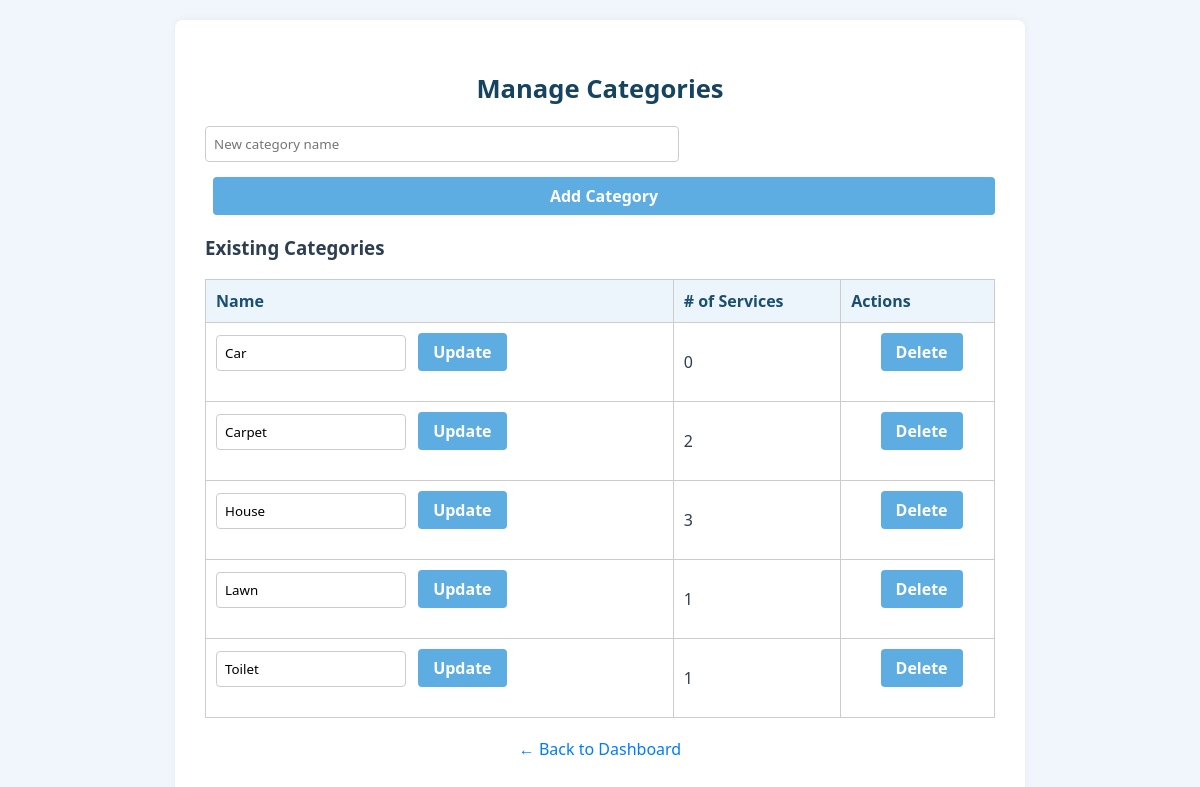
The page /boundary/manage_categories.php (signed in) on the database as committed earlier.
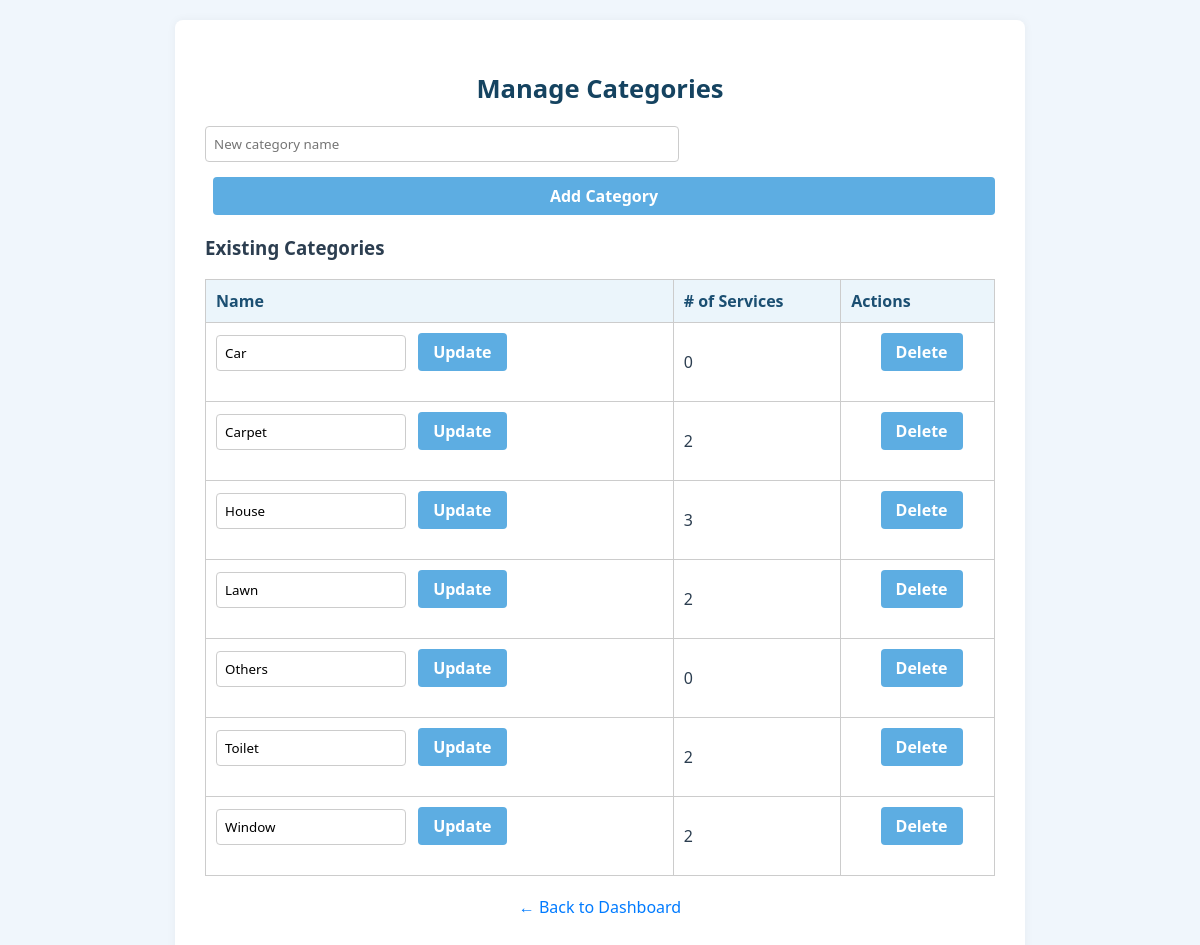
The same page on the database as committed later.
### tables this page shows
CREATE TABLE IF NOT EXISTS `categories` (
  `id` int NOT NULL AUTO_INCREMENT,
  `name` varchar(50) NOT NULL,
  PRIMARY KEY (`id`),
  UNIQUE KEY `name` (`name`)
);

### entity/Category.php (called while the page is built, shortened)
<?php
class Category {
	public static function getAllWithServiceCount($pdo) {
        $stmt = $pdo->query("
            SELECT c.*,
            (SELECT COUNT(*) FROM services s WHERE s.category_id = c.id) AS service_count
            FROM categories c ORDER BY c.name ASC
        ");
        return $stmt->fetchAll();
    }
}

### control/PlatformController.php (called while the page is built, shortened)
<?php
require_once '../entity/Category.php';
require_once '../entity/Report.php';
class PlatformController {
    public static function getAllCategoriesWithServiceCount() {
        global $pdo;
        return Category::getAllWithServiceCount($pdo);
    }
}

### boundary/manage_categories.php (the view, shortened to what this page needs)
<?php
require_once '../config/db.php';
require_once '../control/PlatformController.php';
$categories = PlatformController::getAllCategoriesWithServiceCount();
?>
<!DOCTYPE html>
<html>
<head>
    <link rel="stylesheet" href="../css/base.css">
    <link rel="stylesheet" href="../css/manage_categories.css">
</head>
<body>
<div class="container">
    <h2>Manage Categories</h2>
    <form method="post">
        <input type="text" name="category_name" placeholder="New category name" required>
        <button type="submit">Add Category</button>
    </form>
    <h3>Existing Categories</h3>
    <table border="1" cellpadding="8" cellspacing="0">
        <tr>
            <th>Name</th>
            <th># of Services</th>
            <th>Actions</th>
        </tr>
        <?php foreach ($categories as $c): ?>
            <tr>
                <td>
                    <form method="post" style="display:inline-block;">
                        <input type="text" name="new_category_name" value="<?= htmlspecialchars($c['name']) ?>" required>
                        <button type="submit">Update</button>
                    </form>
                </td>
                <td><?= $c['service_count'] ?></td>
                <td>
                    <form method="post" onsubmit="return confirm('Delete this category? This cannot be undone.');" style="display:inline-block;">
                        <button type="submit">Delete</button>
                    </form>
                </td>
            </tr>
        <?php endforeach; ?>
    </table>
    <p><a href="dashboard_platform.php">← Back to Dashboard</a></p>
</div>
</body>
</html>

Rows that differ between the two databases and show on the page:
computed for categories "Lawn": service_count "1" → "2"
added categories: new_category_name "Others", service_count "0"
computed for categories "Toilet": service_count "1" → "2"
added categories: new_category_name "Window", service_count "2"
